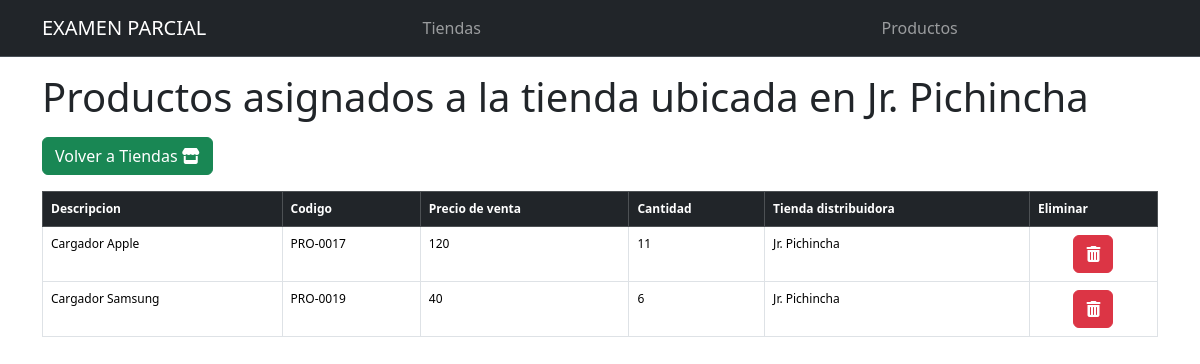
Before: /gestionTienda/detalleTienda/7 with the older database file.
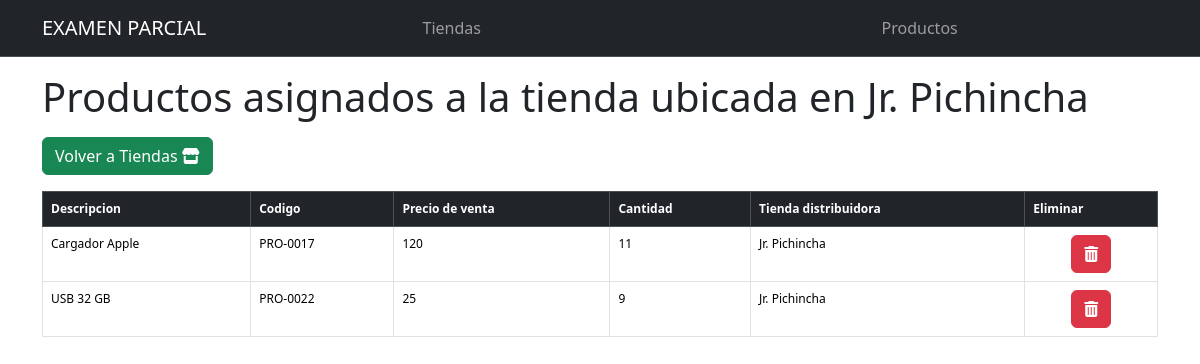
After: the same page with the newer database file.
### gestionTienda/models.py (models this page shows)
class Producto(models.Model):
    descripcion=models.CharField(max_length=48, blank=True, null=True)
    codigo=models.CharField(max_length=16, blank=True, null=True)
    precioDeVenta=models.CharField(max_length=16, blank=True, null=True)
    cantidad=models.CharField(max_length=16, blank=True, null=True)
    tiendaRelacionada=models.ForeignKey(Tienda, on_delete=models.SET_NULL, blank=True, null=True)

class Tienda(models.Model):
    direccion=models.CharField(max_length=48, blank=True, null=True)
    provincia=models.CharField(max_length=32, blank=True, null=True)
    region=models.CharField(max_length=16, blank=True, null=True)
    fechaCreacion=models.CharField(max_length=32, blank=True, null=True)
    telefonoContacto=models.CharField(max_length=16, blank=True, null=True)

### gestionTienda/views.py (the view)
# urls.py: path('detalleTienda/<str:idTienda>',views.detalleTienda,name='detalleTienda'),
def detalleTienda(request,idTienda):
    objTienda=Tienda.objects.get(id=idTienda)
    datos_Tienda=objTienda.producto_set.all()
    return render(request,'tiendaDetalles.html',{
        'objTienda':objTienda,
        'datos_Tienda':datos_Tienda
    })

### gestionTienda/templates/tiendaDetalles.html
{% extends 'base.html' %}
{% block pageContent %}
            <h1 class="mt-3 mb-3">Productos asignados a la tienda ubicada en {{ objTienda.direccion }}</h1>
            <a class="btn btn-success text-white mb-3" href="{% url 'gestionTienda:index' %}">Volver a Tiendas <i class="fa-solid fa-store"></i></a>
            <div style="overflow-x: auto;">
                <table class="table table-bordered table-hover" id="usersTable" style="font-size: 12px;">
                    <thead class="table-dark">
                        <th scope="col">Descripcion</th>
                        <th scope="col">Codigo</th>
                        <th scope="col">Precio de venta</th>
                        <th scope="col">Cantidad</th>
                        <th scope="col">Tienda distribuidora</th>
                        <th scope="col">Eliminar</th>
                    </thead>
                    <tbody>
                        {% for productoUnitario in datos_Tienda %}
                        <tr>
                            <td>{{ productoUnitario.descripcion }}</td>
                            <td>{{ productoUnitario.codigo }}</td>
                            <td>{{ productoUnitario.precioDeVenta }}</td>
                            <td>{{ productoUnitario.cantidad }}</td>
                            <td>{{ productoUnitario.tiendaRelacionada.direccion }}</td>
                            <td class="text-center"><a class="btn btn-danger" href="{% url 'gestionTienda:eliminarProducto' productoUnitario.id %}"><i class="fa-solid fa-trash-can"></i></a></td>
                        </tr>
                        {% endfor %}
                    </tbody>
                </table>
            </div>
{% endblock %}

Changed rows visible on the page:
no longer on this page (row edited): Producto: descripcion "Cargador Samsung", codigo "PRO-0019", precioDeVenta "40", cantidad "6", tiendaRelacionada.direccion "Jr. Pichincha"
now on this page (row edited): Producto: descripcion "USB 32 GB", codigo "PRO-0022", precioDeVenta "25", cantidad "9", tiendaRelacionada.direccion "Jr. Pichincha"
